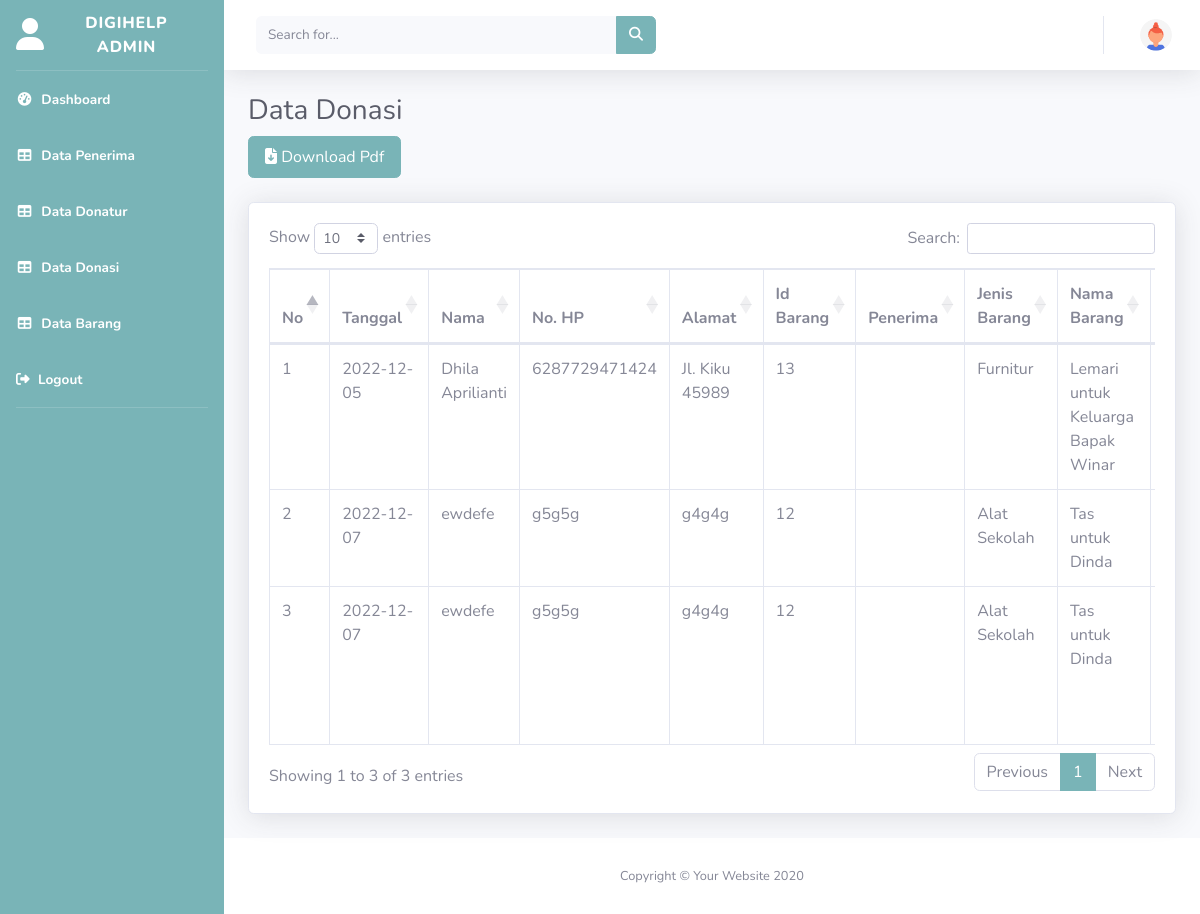
/index.php/admin/crud_donasi/lihatdonasi, run on the app's committed database.
### tables this page shows
CREATE TABLE `tb_donasi` (
  `id_donasi` int(11) NOT NULL,
  `tanggal_donasi` date NOT NULL,
  `nama_donatur` varchar(50) NOT NULL,
  `nohp` varchar(14) DEFAULT NULL,
  `alamat` varchar(255) NOT NULL,
  `id_barang` varchar(3) NOT NULL,
  `nama_penerima` varchar(50) NOT NULL,
  `jenis_barang` varchar(50) NOT NULL,
  `nama_barang` varchar(50) NOT NULL,
  `gb_depan` varchar(200) NOT NULL
);

### application/controllers/admin/crud_donasi.php (called while the page is built, shortened)
<?php
class Crud_donasi extends CI_Controller{
	function __construct(){
		$this->load->model('m_data');
                $this->load->helper('url');
	}
    function lihatdonasi(){
		$data['tb_donasi'] = $this->m_data->tampil_donasi()->result();
		$this->load->view('admin/donasi',$data);
	}
}

### index.php (called while the page is built, shortened)
<?php
require_once BASEPATH.'core/CodeIgniter.php';

### application/models/m_data.php (called while the page is built, shortened)
<?php
class M_data extends CI_Model{
function tampil_donasi(){
	return $this->db->get('tb_donasi');
}
}

### application/views/admin/donasi.php (the view, shortened to what this page needs)
<!DOCTYPE html>
<html lang="en">
<head>
    <link href="<?php echo base_url() ?>template/vendor/fontawesome-free/css/all.min.css" rel="stylesheet" type="text/css">
    <link href="<?php echo base_url() ?>template/css/sb-admin-2.min.css" rel="stylesheet">
    <link href="<?php echo base_url() ?>template/vendor/datatables/dataTables.bootstrap4.min.css" rel="stylesheet">
</head>
<body id="page-top">
    <div id="wrapper">
                <ul class="navbar-nav bg-gradient-primary sidebar sidebar-dark accordion" id="accordionSidebar">
                    <a class="sidebar-brand d-flex align-items-center justify-content-center" href="welcome.php">
                    <div class="sidebar-brand-icon">
                            <i class="fas fa-user"></i>
                        </div>
                    <div class="sidebar-brand-text mx-3">DigiHelp Admin</div>
                    </a>
                    <hr class="sidebar-divider my-0">
                    <li class="nav-item active">
                        <a class="nav-link" href="<?php echo base_url('admin/crud/welcome'); ?>">
                            <i class="fas fa-fw fa-tachometer-alt"></i>
                            <span>Dashboard</span></a>
                        <a class="nav-link" href=" <?php echo base_url('admin/crud/lihat'); ?>">
                            <i class="fas fa-fw fa-table"></i>
                            <span>Data Penerima</span></a>
                        <a class="nav-link" href=" <?php echo base_url('admin/crud_donatur/lihatdonatur'); ?>">
                            <i class="fas fa-fw fa-table"></i>
                            <span>Data Donatur</span></a>
                        <a class="nav-link active" href=" <?php echo base_url('admin/crud_donasi/lihatdonasi'); ?>">
                            <i class="fas fa-fw fa-table"></i>
                            <span>Data Donasi</span></a>
                        <a class="nav-link" href=" <?php echo base_url('admin/crud_barang/lihatbarang'); ?>">
                            <i class="fas fa-fw fa-table"></i>
                            <span>Data Barang</span></a>
                        <a class="nav-link" href="<?php echo base_url('login/logout'); ?>" data-toggle="modal" data-target="#logoutModal">
                            <i class="fas fa-sign-out-alt"></i>
                            <span>Logout</span></a>
                    </li>
                    <hr class="sidebar-divider d-none d-md-block">
                    </ul>
        <div id="content-wrapper" class="d-flex flex-column">
            <div id="content">
                <nav class="navbar navbar-expand navbar-light bg-white topbar mb-4 static-top shadow">
                    <form
                        class="d-none d-sm-inline-block form-inline mr-auto ml-md-3 my-2 my-md-0 mw-100 navbar-search">
                        <div class="input-group">
                            <input type="text" class="form-control bg-light border-0 small" placeholder="Search for..."
                                aria-label="Search" aria-describedby="basic-addon2">
                            <div class="input-group-append">
                                <button class="btn btn-primary" type="button">
                                    <i class="fas fa-search fa-sm"></i>
                                </button>
                            </div>
                        </div>
                    </form>
                    <ul class="navbar-nav ml-auto">
                        <li class="nav-item dropdown no-arrow">
                            <a class="nav-link dropdown-toggle" href="#" id="userDropdown" role="button"
                                data-toggle="dropdown" aria-haspopup="true" aria-expanded="false">
                                <img class="img-profile rounded-circle"
                                    src="<?php echo base_url() ?>template/img/undraw_profile_3.svg">
                            </a>
                        </li>
                    </ul>
                </nav>
                <div class="container-fluid">
                    <h1 class="h3 mb-2 text-gray-800">Data Donasi</h1>
                    <a class="btn btn-primary py-2 px-3 me-2" role="button" href=" <?php echo base_url('admin/crud_donasi/mpdf'); ?>"><i class="fa fa-file-download"></i> Download Pdf</a>
                    <div class="card shadow mb-4">
                        <div class="card-body">
                            <div class="table-responsive">
                                <table class="table table-bordered" id="dataTable" width="100%" cellspacing="0">
                                    <thead>
                                    <tr>
                                        <th>No</th>
                                        <th>Tanggal</th>
                                        <th>Nama</th>
                                        <th>No. HP</th>
                                        <th>Alamat</th>
                                        <th>Id Barang</th>
                                        <th>Penerima</th>
                                        <th>Jenis Barang</th>
                                        <th>Nama Barang</th>
                                        <th>Tampak Depan</th>
                                    </tr>
                                    </thead>
                                    <tbody>
                                    <?php
                                    $no = 1;
                                    foreach($tb_donasi as $ds){
                                    ?>
                                    <tr>
                                        <td><?php echo $no++ ?></td>
                                        <td><?php echo $ds->tanggal_donasi ?></td>
                                        <td><?php echo $ds->nama_donatur ?></td>
                                        <td><?php echo $ds->nohp ?></td>
                                        <td><?php echo $ds->alamat ?></td>
                                        <td><?php echo $ds->id_barang ?></td>
                                        <td><?php echo $ds->nama_penerima ?></td>
                                        <td><?php echo $ds->jenis_barang ?></td>
                                        <td><?php echo $ds->nama_barang ?></td>
                                        <td><img src="<?php echo base_url() . '/barangdonasi/'. $ds->gb_depan; ?>" width="100"></td>
                                    </tr>
                                    <?php } ?>
                                    </tbody>
                                </table>
                            </div>
                        </div>
                    </div>
                </div>
            </div>
            <footer class="sticky-footer bg-white">
                <div class="container my-auto">
                    <div class="copyright text-center my-auto">
                        <span>Copyright &copy; Your Website 2020</span>
                    </div>
                </div>
            </footer>
        </div>
    </div>
</body>
</html>

### data on the page
tb_donasi: tanggal_donasi "2022-12-05", nama_donatur "Dhila Aprilianti", nohp "6287729471424", alamat "Jl. Kiku 45989", id_barang "13", jenis_barang "Furnitur", nama_barang "Lemari untuk Keluarga Bapak Winar"
tb_donasi: tanggal_donasi "2022-12-07", nama_donatur "ewdefe", nohp "g5g5g", alamat "g4g4g", id_barang "12", jenis_barang "Alat Sekolah", nama_barang "Tas untuk Dinda"
tb_donasi: tanggal_donasi "2022-12-07", nama_donatur "ewdefe", nohp "g5g5g", alamat "g4g4g", id_barang "12", jenis_barang "Alat Sekolah", nama_barang "Tas untuk Dinda"
